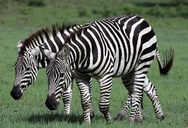
%> input picture zebra-camo.jpg, 188 x 128 px, shrunk from 400 x 272 before the run
$ octave main.m   (GNU Octave 9; MATLAB toolbox functions it lacks are replaced by stand-ins)
%> lines starting %> are read from the running program, lines starting %| are printed output that depends on the picture; long printed decimals are rounded
### load_image.m
function I = load_image( file )
%> called with file = 'test-images/zebra-camo.jpg'
%LOAD_IMAGE opens a file from the current folder and returns the greyscale
% version.

I = rgb2gray(imread(file));
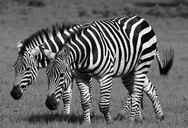
%> I: size 128x188 uint8; min 0, max 255, mean 102.4
end

### compare_DCT2WT.m
%% Load image
[img_name, img_ext] = parse_filename(image_file);
I = load_image(image_file);
[rows, cols] = size(I);
%> rows = 128; cols = 188
% figure, imshow(I);

%% Run DCT
DCT_script

%% Wavelet compress all
for i=1:length(wnames(:,1))
    wname = strtrim(wnames(i,:));
    level = 4;
    wavelet_script
end

%% Clean up combined plot
legend(labels);
axis('tight')

% Save figure
fname = strcat(img_name, '_combined');
print(h, '-depsc2', '-tiff', filename(figures_dir, fname, 'eps'));

### num_subwindows.m
function [total, x_win, y_win] = num_subwindows( img, win_size )
%> called with win_size = 8
%num_subwindows returns
 if nargin < 2
    win_size = 8;
 end

  [rows, cols] = size(img);
%> rows = 128; cols = 188

  x_win = rows / win_size;
%> x_win = 16
  y_win = cols / win_size;
%> y_win = 23.5

  total = x_win*y_win;
%> total = 376

end

### im_compress.m
function [ I_out ] = im_compress( I_in, k, type )
%IM_COMPRESS compresses an image using the DCT
fprintf('Compressing Image using DCT by keeping %d coefficients from %s coefficients\n', k, type);
%% Initialize
I_out = zeros(size(I_in));

win_size = 8;
[total, x_wins, y_wins] = num_subwindows(I_in, win_size);
%> total = 376; x_wins = 16; y_wins = 23.5

%% Perform the DCT transform
for i = 0:x_wins-1
    for j = 0:y_wins-1
        rows = i*win_size+1:i*win_size+win_size;
        cols = j*win_size+1:j*win_size+win_size;
        I_out(rows, cols) = dct2(I_in(rows, cols));
    end
end
%> this loop made 16 passes
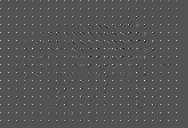
%> I_out: size 128x188 double; min -690.8, max 1431, mean 12.5; drawn with min black and max white

%% Perform Thresholding
nz_before = nnz(I_out);
%> nz_before = 23537
fprintf('Nonzero before:    %d\n', nz_before);
%| Nonzero before:    23537

if strcmp(type, 'all')
    I_out = threshold(I_out, k);

elseif strcmp(type, 'block')
    for i = 0:x_wins-1
        for j = 0:y_wins-1
            rows = i*win_size+1:i*win_size+win_size;
            cols = j*win_size+1:j*win_size+win_size;
            I_out(rows, cols) = threshold(I_out(rows, cols), k);
        end
    end
end

nz_after = nnz(I_out);
fprintf('Nonzero after:     %d\n', nz_after);
fprintf('Compression Ratio: %f%% \n', nz_after/nz_before*100);
fprintf('Space Savings:     %f%% \n\n', (1-nz_after/nz_before)*100);

end

### threshold.m
function [ I_out ] = threshold( I, k )
%> called with k = 1000
%THRESHOLD Keep the k largest elements of I

I_out = zeros(size(I));
[sorted, indicies] = sort(abs(I(:)), 'descend');

for i = 1:k
     I_out(indicies(i)) = I(indicies(i));
end
%> in im_compress, `nz_after = nnz(I_out);`: nz_after = 1000
%| Nonzero after:     1000
%| Compression Ratio: 4.249%
%| Space Savings:     95.751%
end

### im_uncompress.m
function [ I_out ] = im_uncompress( I_in )
%IM_UNCOMPRESS  Uncompresses an image using the inverse DCT

%% Initialize
I_out = zeros(size(I_in));

win_size = 8;
[total, x_wins, y_wins] = num_subwindows(I_in, win_size);

%% Perform the DCT transform
for i = 0:x_wins-1
    for j = 0:y_wins-1
        rows = i*win_size+1:i*win_size+win_size;
        cols = j*win_size+1:j*win_size+win_size;
        I_out(rows, cols) = idct2(I_in(rows, cols));
    end
end
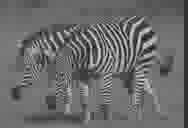
%> I_out: size 128x188 double; min -85.49, max 355.9, mean 100.1; drawn with min black and max white

end

### DCT_script.m
%% DCT Compress all
step = 1000;
N_ks = 30;
errors = zeros(1, N_ks);


for i= 1:N_ks
    % Coefficients
    k = i*step;

    % Compress and decompress
    I_comp_all = im_compress(I, k, 'all');
    I_rec_all = im_uncompress(I_comp_all);

    % Save image

    fname = strcat(img_name, '_', 'DCT_compress_all', '_', int2str(k));
    imwrite(uint8(I_rec_all), filename(image_dir, fname, 'tiff'), 'tiff');
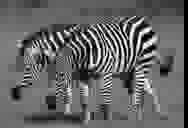
%> saved as zebra-camo_DCT_compress_all_1000.tiff: size 128x188 uint8; min 0, max 255, mean 100.3


    % Save relative L2 error
    errors(i) = rel_error(I, I_rec_all);
end

%% Plot the results
h = figure;
plot(1:step:N_ks*step, errors);

% Save figure
fname = strcat(img_name, '_', 'DCT_compress_all');
print(h, '-depsc2', '-tiff', filename(figures_dir, fname, 'eps'));

% Plot to combined plot
h = figure(1);
hold all;
plot(1:step:N_ks*step, errors);
hold off;
labels = strvcat(labels, 'DCT All');


%% DCT Compress Blocks
N_ks = 30;
errors = zeros(1, N_ks);

for i= 1:N_ks
    % Coefficients
    k = i;

    % Compress and decompress
    I_comp_all = im_compress(I, k, 'block');
    I_rec_all = im_uncompress(I_comp_all);

    % Save Image
    % Save image

    fname = strcat(img_name, '_', 'DCT_compress_block', '_', int2str(k));
    imwrite(uint8(I_rec_all), filename(image_dir, fname, 'tiff'), 'tiff');


    % Save relative L2 error
    errors(i) = rel_error(I, I_rec_all);
end

%% Plot the results

h = figure;
plot(1:N_ks, errors);
% Save figure
fname = strcat(img_name, '_', 'DCT_compress_blocks');
print(h, '-depsc2', '-tiff', filename(figures_dir, fname, 'eps'))

% [6 lines of commented-out code are left out]

### rel_error.m
function [ err ] = rel_error( A, B )
%REL_ERROR Computes the relative L2 error of B from A

a = double(A);
b = double(B);

err = norm(a-b)/norm(a);
%> err = 0.154
%> the run ends on the next line
end

### filename.m
function [ file ] = filename( dir, name, ext )
%FILENAME Summary of this function goes here
%   Detailed explanation goes here

file = sprintf('%s/%s.%s', dir, name, ext);
end

### parse_filename.m
function [ file, ext, dir ] = parse_filename( name )
%PARSE_FILENAME Summary of this function goes here
%   Detailed explanation goes here

dirs = strfind(name, '/');
dot  = strfind(name, '.');
if length(dirs) > 0
    last_dir = dirs(length(dirs));
    dir     = name(1:last_dir-1);
else
    last_dir = 0;
end


file    = name(last_dir+1:dot-1);
ext     = name(dot+1:length(name));


end

### main.m
%% Initialize
clear; clc; close all

figures_dir = 'figures';
image_dir   = 'images';

files  = strvcat('zebra-camo.jpg', 'brickwork-texture.jpg', 'lenna.png', 'mandril.jpg', 'obama.jpg', 'ocean.jpeg', 'octocat.jpg', 'tux-cartoon.png');
wnames = strvcat('haar', 'db8', 'sym8', 'coif5');
labels = [];


for img=1:length(files(:,1))
    % Reserve fig 1 for combined results
    figure(1);
    image_file = strcat('test-images/', strtrim(files(img,:)));
    fprintf('Testing %s\n', image_file);
    compare_DCT2WT
